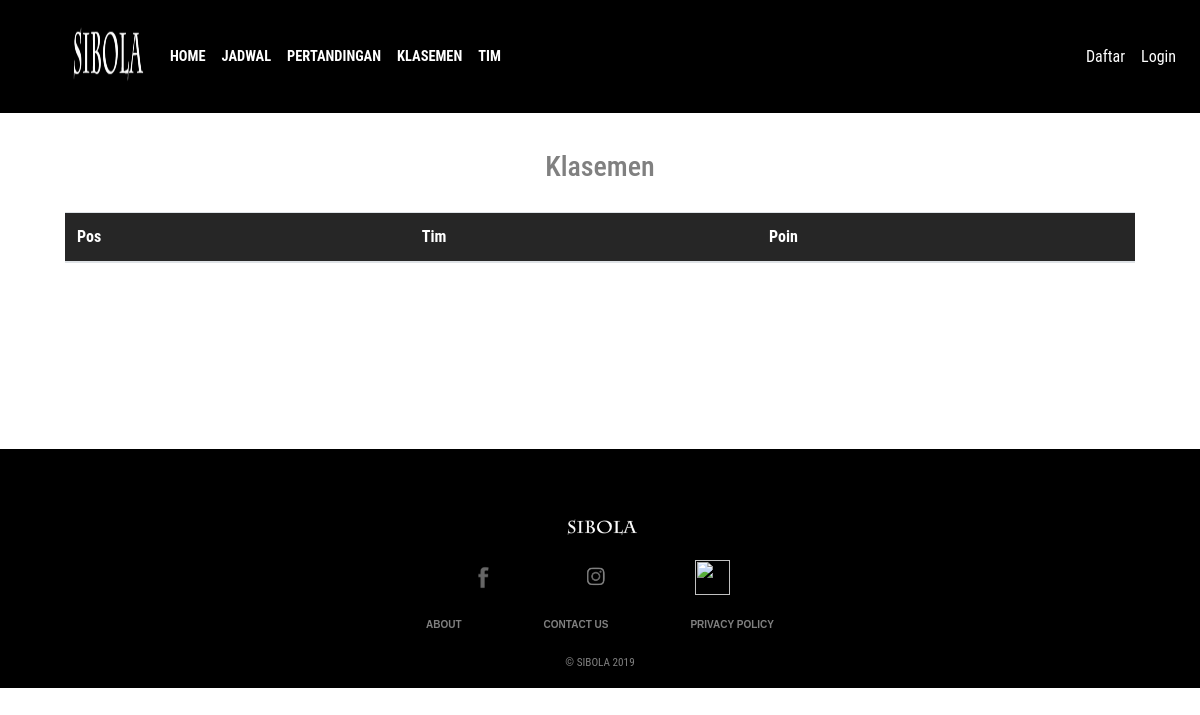
Page /Klasemen on the earlier database version.
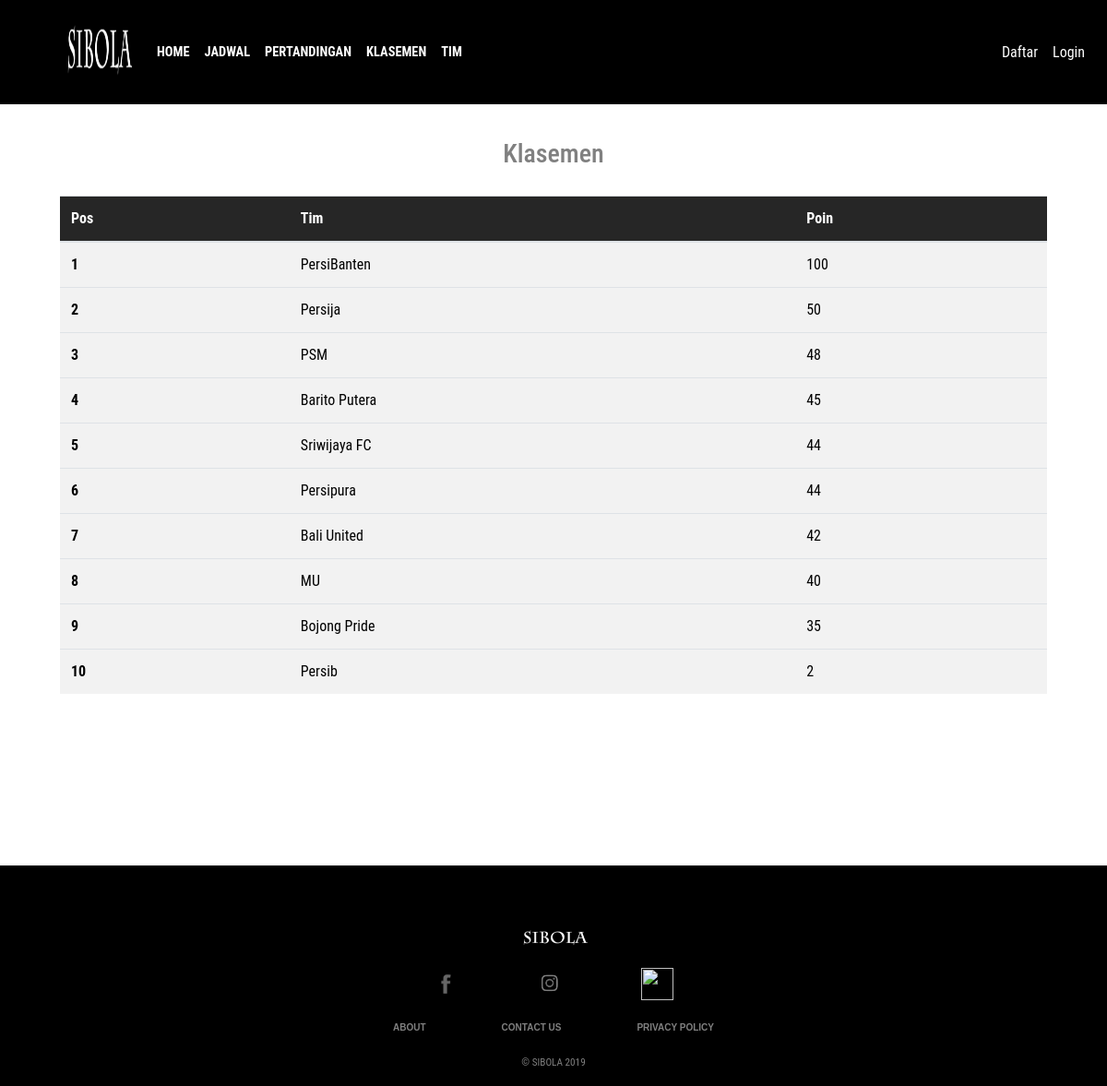
Same page on the later database version.
### tables this page shows
CREATE TABLE `tim` (
  `id_tim` int(11) NOT NULL,
  `nama` varchar(255) NOT NULL,
  `poin` int(11) NOT NULL,
  `lokasi` varchar(255) NOT NULL,
  `id_pemain` int(11) DEFAULT NULL
);

### application/controllers/Klasemen.php (called while the page is built, shortened)
<?php if (!defined('BASEPATH')) exit('No direct script access allowed');
class Klasemen extends CI_Controller {
	public function __construct()
    {
            $this->load->model("Tim_model");
    }
    public function index($error = NULL) {
        $data['judul'] = 'Klasemen';
    	$data['tim'] = $this->Tim_model->getAll();
    	$data['pos'] = 1;
        $this->load->view('templates/Navbar', $data);
        $this->load->view('Klasemen', $data);
        $this->load->view('templates/footer');
    }
}

### index.php (called while the page is built, shortened)
<?php
require_once BASEPATH.'core/CodeIgniter.php';

### application/models/Tim_model.php (called while the page is built, shortened)
<?php defined('BASEPATH') OR exit('No direct script access allowed');
class Tim_model extends CI_Model
{
    private $_table = "tim";
    public function getAll()
    {
        return $this->db->get($this->_table)->result();
    }
}

### application/views/Klasemen.php (the view)
<div class="container" style="margin-top: 150px; margin-bottom: 150px;">
    <div class="row mt-3">
      <div class="col">
        <div class="card">
          <div class="text-center">
            <h3>Klasemen</h3>
          </div>
          <div class="card-body">
            <table class="table">
              <thead style="background-color: #262626;">
                <tr style="color: white;">
                  <th scope="col">Pos</th>
                  <th scope="col">Tim</th>
                  <th scope="col">Poin</th>
                  </tr>
              </thead>
              <tbody style="color: black; background-color: #f2f2f2;">
                <?php
                $i = 1;
                foreach ($tim as $t): ?>
                  <tr>
                    <th scope="row"><?php echo $i++ ?></th>
                    <td><?php echo $t->nama ?></td>
                    <td><?php echo $t->poin ?></td>
                </tr>
                <?php endforeach ?>
              </tbody>
            </table>
          </div>
        </div>
      </div>
    </div>
  </div>

### application/views/templates/Navbar.php (shortened to what this page needs)
<!DOCTYPE html>
<html>
<head>
  <link rel="stylesheet" href="https://stackpath.bootstrapcdn.com/bootstrap/4.3.1/css/bootstrap.min.css">
  <link rel="stylesheet" type="text/css" href="<?php echo base_url('assets/css/main.css')?>">
</head>
<body>
  <nav class="navbar fixed-top navbar-expand-lg" style="background-color: black;">
    <div>
      <a class="navbar-brand" href="#"><img src="<?php echo base_url('assets/logo.png')?>" class="rounded float-left" style="margin-left: 50px;"height="80" width="80"></a>
    </div>
    <div class="navbar-collapse collapse w-100 order-1 order-md-0 dual-collapse2">
      <strong>
        <ul class="navbar-nav" style="font-size:0.9em;">
          <li class="nav-item" >
            <a class="nav-link" href="<?= base_url(); ?>">HOME</a>
          </li>
          <li class="nav-item">
            <a class="nav-link" href="<?= base_url(); ?>Jadwal">JADWAL</a>
          </li>
          <li class="nav-item">
            <a class="nav-link" href="<?= base_url(); ?>Pertandingan">PERTANDINGAN</a>
          </li>
          <li class="nav-item">
            <a class="nav-link" href="<?= base_url(); ?>Klasemen">KLASEMEN</a>
          </li>
          <li class="nav-item">
            <a class="nav-link" href="<?= base_url(); ?>Tim">TIM</a>
          </li>
        </ul>
      </strong>
      <div class="navbar-collapse collapse w-100 order-3 dual-collapse2">
        <ul class="navbar-nav ml-auto">
            <li class="nav-item">
                <a class="nav-link" href="<?= base_url(); ?>Daftar/input">Daftar</a>
            </li>
            <li class="nav-item">
                <a class="nav-link" href="<?= base_url(); ?>Login/inputlogin">Login</a>
            </li>
        </ul>
    </div>
    </div>
  </nav>

### application/views/templates/footer.php
<div class="footer" style="background-color: black;">
	<center>
		<img src="<?php echo base_url('assets/logo.png')?>" style = "margin-top: 50px;" "height="80" width="80">
    	<table class="listfoot">
	      <tr>
	        <th>
	          <a href="#" ><img src="<?php echo base_url('assets/FB.png')?>" width="25px" height="25px"></a>
	        </th>
	        <th >
	          <a href="#"><img src="<?php echo base_url('assets/IG.png')?>" width="35px" height="35px"></a>
	        </th>
	        <th >
	          <a href="#"><img src="<?php echo base_url('assets/twitter.png')?>" width="35px" height="35px"></a>
	        </th>
	      </tr>
    	</table>
    </center>
    <center>
    	<table class="listfoot">
	      <tr>
	        <th>
	          <a class="hvr" href="#">ABOUT</a>
	        </th>
	        <th >
	          <a  href="<?= base_url(); ?>kontak/add" >CONTACT US</a>
	        </th>
	        <th >
	          <a href="#">PRIVACY POLICY</a>
	        </th>
	      </tr>
    	</table>
    </center>
    <center>
		<a>© SIBOLA 2019<a>
	</center>
</div>
</body>
</html>

### assets/css/main.css (style rules this page uses)
body { width:100%; height:100%; font-family: 'Roboto Condensed', sans-serif; color: grey; }
.footer { right: 0; bottom: 0; left: 0; padding: 1rem; background-color: #efefef; text-align: center; font-size: 0.7em; color: grey; }
.listfoot { margin-top: 20px; margin-bottom: 20px; }
th a { padding : 40px; color: grey; font-size: 10px; font-family: sans-serif; }

### application/views/templates/Navbar.php (style rules this page uses)
.card { border: none; }
.nav-link { color: white; }

Differences in the rows shown:
added tim: nama "PersiBanten", poin "100"
added tim: nama "Persija", poin "50"
added tim: nama "PSM", poin "48"
added tim: nama "Barito Putera", poin "45"
added tim: nama "Sriwijaya FC", poin "44"
added tim: nama "Persipura", poin "44"
added tim: nama "Bali United", poin "42"
added tim: nama "MU", poin "40"
added tim: nama "Bojong Pride", poin "35"
added tim: nama "Persib", poin "2"
